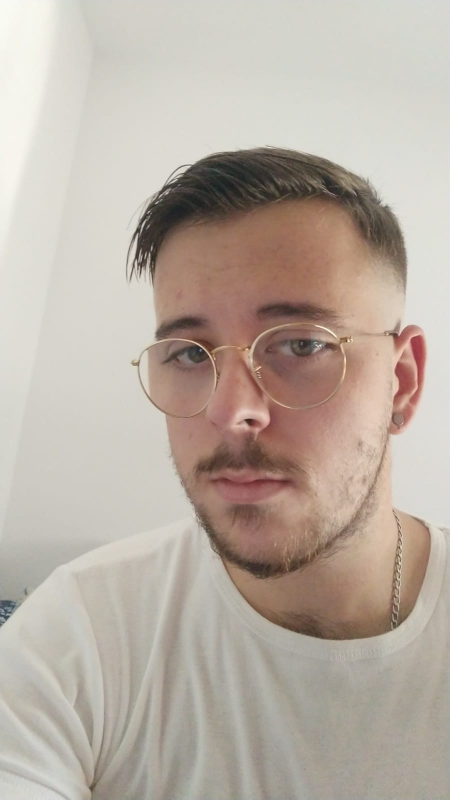
#> input picture VISION/BLOQUE 1/Practica_1/opcional/Aitor.jpeg, 899 x 1599 px (shown at 1/2 size)
$ python rectangulos_roi.py
#> lines starting #> are read from the running program, lines starting #| are printed output that depends on the picture
import cv2

imagen = cv2.imread("Aitor.jpeg")
#> imagen is the input picture: shape (1599, 899, 3); mean B, G, R 163.8, 174.2, 185.6
dimension = imagen.shape
#> dimension = (1599, 899, 3)


nueva_dimension = (int(dimension[0]/2),int(dimension[1]))
#> nueva_dimension = (799, 899)
imagen_redimensionada = cv2.resize(imagen, nueva_dimension, interpolation = cv2.INTER_LANCZOS4)
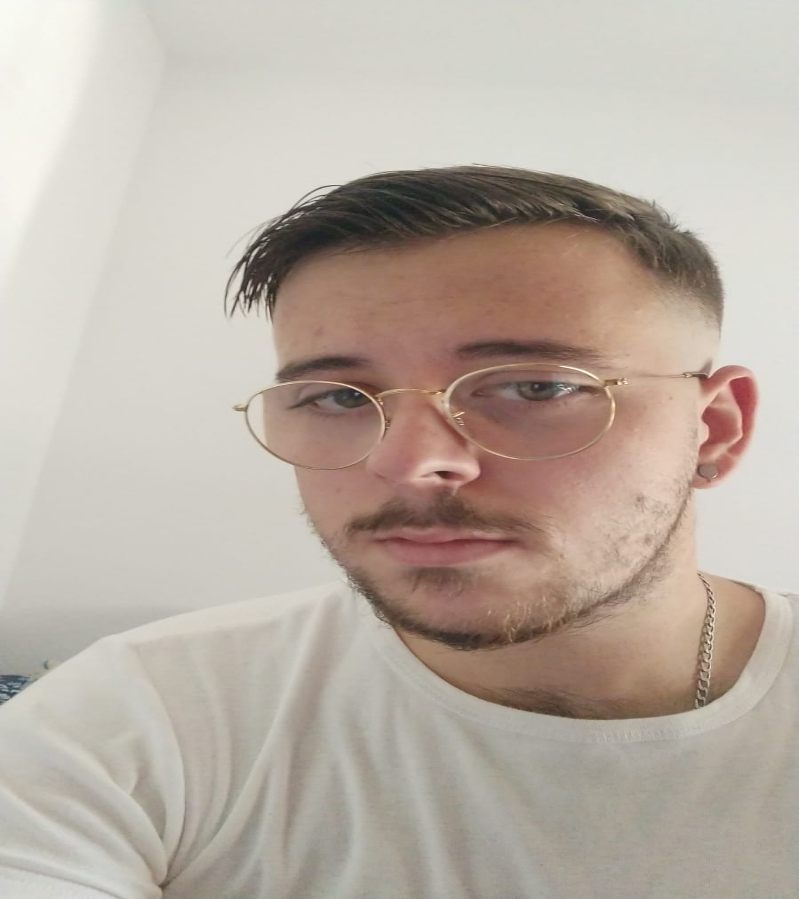
#> imagen_redimensionada: shape (899, 799, 3); mean B, G, R 163.8, 174.2, 185.6
cv2.imwrite('Aitor_mediano.jpg',imagen_redimensionada)

imagen_a_tratar = cv2.imread("Aitor_mediano.jpg")
cv2.imshow('Foto',imagen_a_tratar)

cv2.waitKey(0)
cv2.destroyAllWindows()
